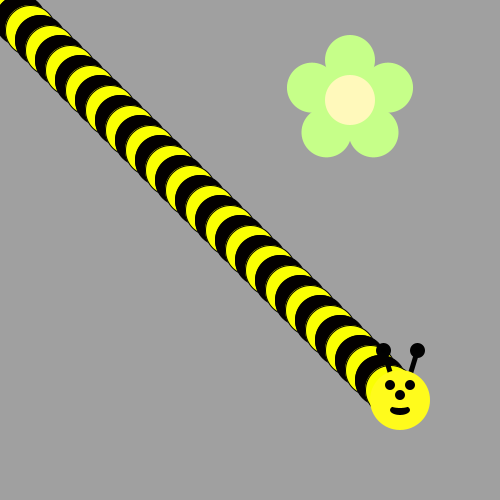
Frame 1 (no input)
Frame 60 (the mouse pressed at the canvas centre just before this capture): identical to frame 1, image omitted
Frame 120 (the mouse held since frame 60 and released just before this capture): identical to frame 1, image omitted

The Processing sketch that drew this single still picture (run headless with seeded random() and noise(); from frame 60 on, the mouse is pressed at the canvas centre):

// Processing sketch: bumblebee
// ── bumblebee.pde
int x=10;
int y=10;
void draw() {
/*Use a loop to make a body for the Bee!
Then put his head on using drawBeeFace(x,y)
Use Modulo to make the colors alternate */

}

void drawFlower(int x, int y) {
     noStroke();
     translate(x, y);
     // draw 5 petals, rotating after each one
     fill(#c6ff89);      // green
      for (int i = 0; i < 5; i++) {
           ellipse(0, -40, 50, 50);
          rotate(radians(72));
     }
     fill(#fff9bb); // light yellow
     ellipse(0, 0, 50, 50);
} 
void drawBeeFace(int BeeFaceX, int BeeFaceY) {
     noStroke();
     fill(0, 0, 0);
     stroke(1);
     strokeWeight(5);
     line(BeeFaceX-10, BeeFaceY-27, BeeFaceX-17, BeeFaceY-50);
     line(BeeFaceX+10, BeeFaceY-27, BeeFaceX+17, BeeFaceY-50);
     ellipse(BeeFaceX-17, BeeFaceY-50, 10, 10);
     ellipse(BeeFaceX+17, BeeFaceY-50, 10, 10);
     noStroke();
     fill(255, 251, 28);
     ellipse(BeeFaceX, BeeFaceY, 60, 60); // face
     fill(255, 237, 209);
     fill(0,0,0);
      ellipse(BeeFaceX-10, BeeFaceY-15, 10, 10); // eyes
     ellipse(BeeFaceX+10, BeeFaceY-15, 10, 10);
      ellipse(BeeFaceX, BeeFaceY-5, 10, 10); // nose
      ellipse(BeeFaceX, BeeFaceY+10, 20, 10);// mouth
     fill(255, 251, 28);
     ellipse(BeeFaceX, BeeFaceY+5, 20, 6);
}

void setup() {
       size(500, 500);
     background(160, 160, 160);
 for(int i=0 ;i< 20; i++) {
fill(#FAFF03);
ellipse(x,y,50,50);
y+=10;
x+=10;
  fill(#030000);
ellipse(x,y,50,50);
y+=10; 
x +=10; 
}
drawBeeFace(400,400);
  ellipseMode(CENTER);
 drawFlower(350, 100);
  
}
